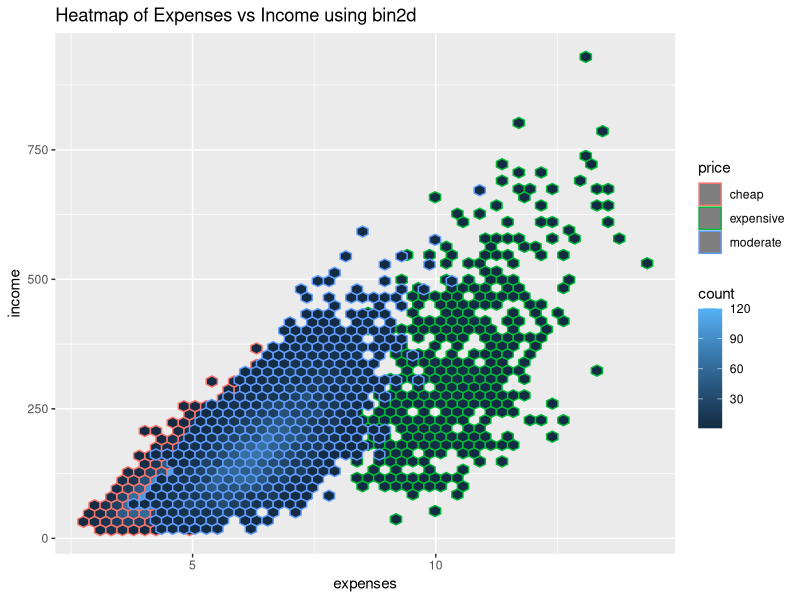

Write the R code that produced this figure.
## ---- chunk 1
# Load necessary libraries
library(tidyverse)
library(ggplot2)
library(ggthemes)

# Read the sales dataset
sales <- read.csv("data/sales.csv")  # Adjusted path if you put it under /data/

# Create a price category
price <- ifelse(sales$unit.price > 14, "expensive", "moderate")
price[sales$unit.price < 9] <- "cheap"

# Plot heatmap
ggplot(sales) + 
  aes(x = expenses, y = income, color = price) + 
  geom_hex(bins = 50) +
  ggtitle("Heatmap of Expenses vs Income using bin2d")
